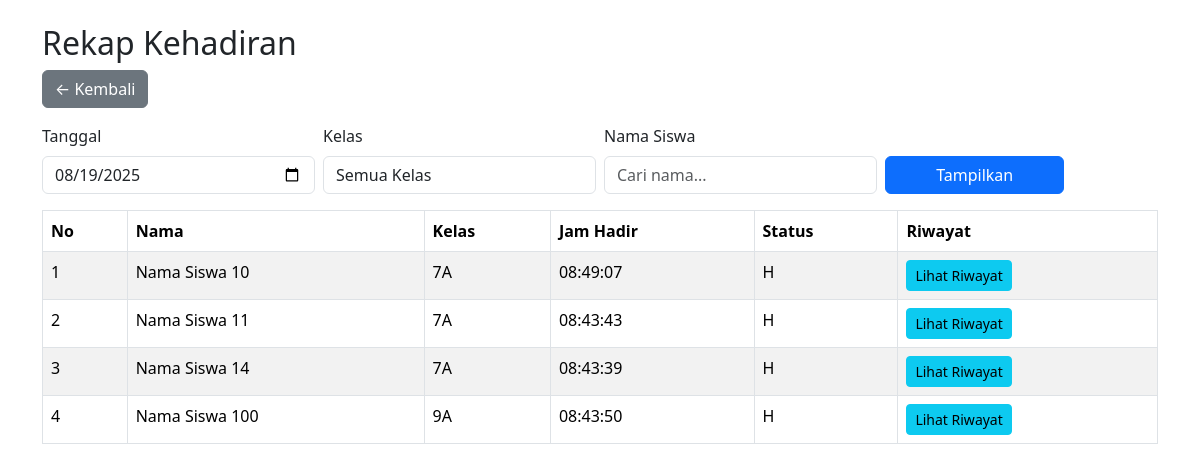
The app's page /jam_absensi.php?tanggal=2025-08-19 (signed in) with its own data.
### tables this page shows
CREATE TABLE `absensi` (
  `id` int(11) NOT NULL,
  `siswa_id` int(11) DEFAULT NULL,
  `tanggal` date DEFAULT NULL,
  `jam` time DEFAULT NULL,
  `status` enum('H','S','I','A') DEFAULT 'H',
  `keterangan` varchar(100) DEFAULT NULL
);

CREATE TABLE `siswa` (
  `id` int(11) NOT NULL,
  `nis` varchar(20) DEFAULT NULL,
  `nisn` varchar(20) DEFAULT NULL,
  `nama` varchar(100) DEFAULT NULL,
  `kelas` varchar(50) DEFAULT NULL,
  `status` varchar(10) NOT NULL DEFAULT 'aktif'
);

### jam_absensi.php (the view, shortened to what this page needs)
<?php
include "config.php";
$tanggal = isset($_GET['tanggal']) ? $_GET['tanggal'] : date("Y-m-d");
$namaFilter = isset($_GET['nama']) ? $_GET['nama'] : "";
$sql = "
    SELECT a.id, s.id AS siswa_id, s.nama, s.kelas, a.jam, a.status
    FROM absensi a
    JOIN siswa s ON a.siswa_id = s.id
    WHERE a.tanggal = '" . mysqli_real_escape_string($conn, $tanggal) . "'
";
$sql .= " ORDER BY s.kelas, s.nama";
$data = mysqli_query($conn, $sql);
?>
<!DOCTYPE html>
<html lang="id">
<head>
<link rel="stylesheet" href="https://cdn.jsdelivr.net/npm/bootstrap@5.3.2/dist/css/bootstrap.min.css">
</head>
<body class="container mt-4">
<h2>Rekap Kehadiran</h2>
<a href="dashboard.php" class="btn btn-secondary mb-3">← Kembali</a>
<form method="GET" class="row g-2 mb-3">
  <div class="col-md-3">
    <label class="form-label">Tanggal</label>
    <input type="date" name="tanggal" value="<?= htmlspecialchars($tanggal) ?>" class="form-control">
  </div>
  <div class="col-md-3">
    <label class="form-label">Kelas</label>
    <select name="kelas" class="form-control">
      <option value="">Semua Kelas</option>
    </select>
  </div>
  <div class="col-md-3">
    <label class="form-label">Nama Siswa</label>
    <input type="text" name="nama" value="<?= htmlspecialchars($namaFilter) ?>" class="form-control" placeholder="Cari nama...">
  </div>
  <div class="col-md-2 align-self-end">
    <button type="submit" class="btn btn-primary w-100">Tampilkan</button>
  </div>
</form>
<table class="table table-bordered table-striped">
  <thead>
    <tr>
      <th>No</th>
      <th>Nama</th>
      <th>Kelas</th>
      <th>Jam Hadir</th>
      <th>Status</th>
      <th>Riwayat</th>
    </tr>
  </thead>
  <tbody>
    <?php if (mysqli_num_rows($data) > 0): ?>
      <?php $no=1; while($row = mysqli_fetch_assoc($data)): ?>
        <tr>
          <td><?= $no++ ?></td>
          <td><?= htmlspecialchars($row['nama']) ?></td>
          <td><?= htmlspecialchars($row['kelas']) ?></td>
          <td><?= htmlspecialchars($row['jam']) ?></td>
          <td><?= htmlspecialchars($row['status']) ?></td>
          <td>
            <a href="riwayat.php?id=<?= $row['siswa_id'] ?>" class="btn btn-sm btn-info">Lihat Riwayat</a>
          </td>
        </tr>
      <?php endwhile; ?>
    <?php else: ?>
      <tr><td colspan="6" class="text-center">Tidak ada data absensi</td></tr>
    <?php endif; ?>
  </tbody>
</table>
</body>
</html>

### records on screen
absensi: siswa.nama "Nama Siswa 10", siswa.kelas "7A", jam "08:49:07", status "H"
absensi: siswa.nama "Nama Siswa 11", siswa.kelas "7A", jam "08:43:43", status "H"
absensi: siswa.nama "Nama Siswa 14", siswa.kelas "7A", jam "08:43:39", status "H"
absensi: siswa.nama "Nama Siswa 100", siswa.kelas "9A", jam "08:43:50", status "H"
